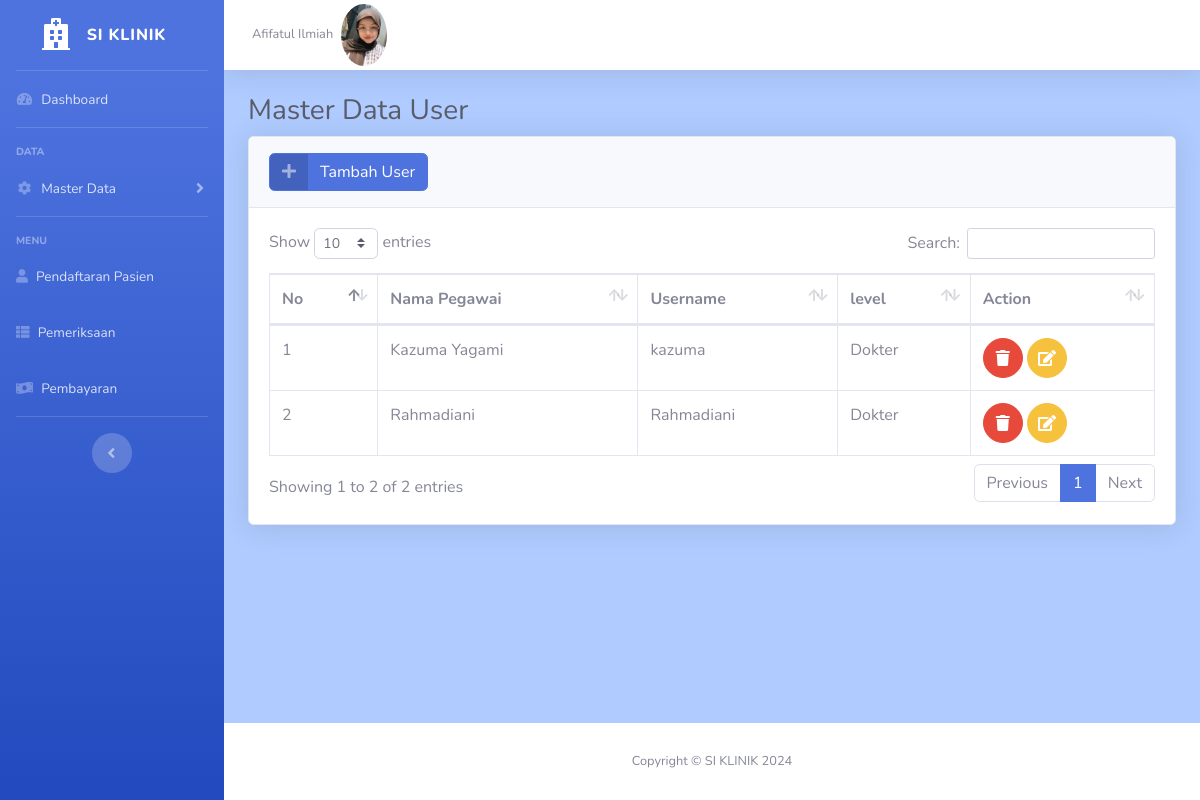
The app's page /user/index.php (signed in) with its own data.
### tables this page shows
CREATE TABLE `user` (
  `id` int(11) NOT NULL,
  `id_pegawai` int(11) NOT NULL,
  `username` varchar(255) NOT NULL,
  `password` varchar(255) NOT NULL,
  `level` varchar(255) NOT NULL
);

CREATE TABLE `pegawai` (
  `id` int(11) NOT NULL,
  `nama_pegawai` varchar(255) NOT NULL,
  `nohp` varchar(12) NOT NULL,
  `alamat` varchar(255) NOT NULL,
  `jk` varchar(255) NOT NULL
);

### user/function.php (called while the page is built, shortened)
<?php
require "../koneksi.php";
function select($query)
{
    global $conn;
    $sql = mysqli_query($conn, $query);
    $users = [];
    while ($user = mysqli_fetch_assoc($sql)) {
        $users[] = $user;
    }
    return $users;
}

### user/index.php (the view, shortened to what this page needs)
<?php
require "function.php";
$pegawai = $_SESSION["id_pegawai"];
$user = mysqli_query($conn, "SELECT * FROM user A LEFT JOIN pegawai B ON B.id = A.id_pegawai WHERE A.id_pegawai = '$pegawai'");
$user = mysqli_fetch_assoc($user);
$query = "SELECT A.id, A.username, A.level, B.nama_pegawai FROM user A LEFT JOIN pegawai B ON B.id = A.id_pegawai WHERE level!='Admin'";
$users = select($query);
?>
<!DOCTYPE html>
<html lang="en">
<head>
    <link href="../assets/vendor/fontawesome-free/css/all.min.css" rel="stylesheet" type="text/css">
    <link href="../assets/css/sb-admin-2.min.css" rel="stylesheet">
    <link href="../assets/vendor/datatables/dataTables.bootstrap4.min.css" rel="stylesheet">
</head>
<body id="page-top">
    <div id="wrapper">
        <ul class="navbar-nav bg-gradient-primary sidebar sidebar-dark accordion" id="accordionSidebar">
            <a class="sidebar-brand d-flex align-items-center justify-content-center" href="../index.php">
                <div class="sidebar-brand-icon">
                    <i class="fas fa-hospital"></i>
                </div>
                <div class="sidebar-brand-text mx-3">SI KLINIK</div>
            </a>
            <hr class="sidebar-divider my-0">
            <li class="nav-item">
                <a class="nav-link" href="../index.php">
                    <i class="fas fa-fw fa-tachometer-alt"></i>
                    <span>Dashboard</span></a>
            </li>
            <hr class="sidebar-divider">
            <div class="sidebar-heading">
                Data
            </div>
            <li class="nav-item">
                <a class="nav-link collapsed" href="#" data-toggle="collapse" data-target="#collapseTwo" aria-expanded="true" aria-controls="collapseTwo">
                    <i class="fas fa-fw fa-cog"></i>
                    <span>Master Data</span>
                </a>
            </li>
            <hr class="sidebar-divider">
            <div class="sidebar-heading">
                Menu
            </div>
            <li class="nav-item">
                <a class="nav-link" href="../pendaftaran/index.php">
                    <i class="fas fa-user"></i>
                    <span>Pendaftaran Pasien</span>
                </a>
            </li>
            <li class="nav-item">
                <a class="nav-link" href="../pemeriksaan/index.php">
                    <i class="fas fa-th-list"></i>
                    <span>Pemeriksaan</span>
                </a>
            </li>
            <li class="nav-item">
                <a class="nav-link" href="../pembayaran/index.php">
                    <i class="fas fa-money-bill-wave"></i>
                    <span>Pembayaran</span>
                </a>
            </li>
            <hr class="sidebar-divider d-none d-md-block">
            <div class="text-center d-none d-md-inline">
                <button class="rounded-circle border-0" id="sidebarToggle"></button>
            </div>
        </ul>
        <div id="content-wrapper" class="d-flex flex-column" style="background-color: #afcbff">
            <div id="content">
                <nav class="navbar navbar-expand navbar-light bg-white topbar mb-4 static-top shadow">
                    <ul class="navbar-nav ml-auto">
                        <li class="nav-item dropdown no-arrow">
                            <a class="nav-link dropdown-toggle" href="#" id="userDropdown" role="button" data-toggle="dropdown" aria-haspopup="true" aria-expanded="false">
                                <span class="mr-2 d-none d-lg-inline text-gray-600 small"><?= $user["nama_pegawai"]; ?></span>
                                <img class="img-profile rounded-circle" src="../assets/img/profil-admin.jpg" style="width: 5%; height: auto; border-radius: 50%;">
                            </a>
                        </li>
                    </ul>
                </nav>
                <div class="container-fluid">
                    <h1 class="h3 mb-2 text-gray-800">Master Data User</h1>
                    <div class="card shadow mb-4">
                        <div class="card-header py-3">
                            <a href="../user/add.php" class="btn btn-primary btn-icon-split">
                                <span class="icon text-white-50">
                                    <i class="fas fa-plus"></i>
                                </span>
                                <span class="text">Tambah User</span>
                            </a>
                        </div>
                        <div class="card-body">
                            <div class="table-responsive">
                                <table class="table table-bordered" id="dataTable" width="100%" cellspacing="0">
                                    <thead>
                                        <tr>
                                            <th>No</th>
                                            <th>Nama Pegawai</th>
                                            <th>Username</th>
                                            <th>level</th>
                                            <th>Action</th>
                                        </tr>
                                    </thead>
                                    <tbody>
                                        <?php $i = 1 ?>
                                        <?php foreach ($users as $row) : ?>
                                            <tr>
                                                <td><?= $i++; ?></td>
                                                <td><?= $row['nama_pegawai']; ?></td>
                                                <td><?= $row['username']; ?></td>
                                                <td><?= $row['level']; ?></td>
                                                <td>
                                                    <a href="#" class="btn btn-danger btn-circle" data-toggle="modal" data-target="#hapusModal<?= $row["id"]; ?>">
                                                        <i class="fas fa-trash"></i>
                                                    </a>
                                                    <a href="../user/edit.php?id=<?= $row["id"]; ?>" class="btn btn-warning btn-circle">
                                                        <i class="fas fa-edit"></i>
                                                    </a>
                                                </td>
                                            </tr>
                                        <?php endforeach; ?>
                                    </tbody>
                                </table>
                            </div>
                        </div>
                    </div>
                </div>
            </div>
            <footer class="sticky-footer bg-white">
                <div class="container my-auto">
                    <div class="copyright text-center my-auto">
                        <span>Copyright &copy; SI KLINIK <?= date("Y") ?></span>
                    </div>
                </div>
            </footer>
        </div>
    </div>
</body>
</html>

### records on screen
user: id_pegawai.nama_pegawai "Afifatul Ilmiah"
user: id_pegawai.nama_pegawai "Kazuma Yagami", username "kazuma", level "Dokter"
user: id_pegawai.nama_pegawai "Rahmadiani", username "Rahmadiani", level "Dokter"
